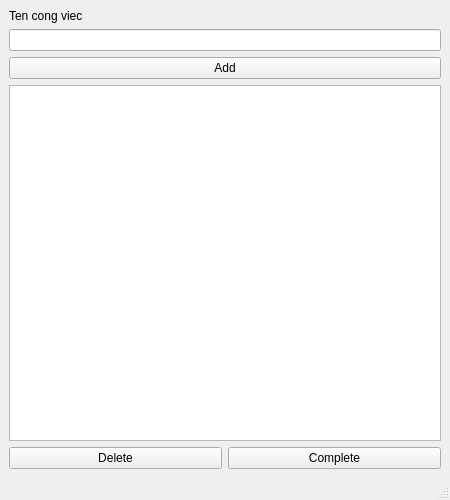
<?xml version="1.0" encoding="UTF-8"?>
<ui version="4.0">
 <class>MainWindow</class>
 <widget class="QMainWindow" name="MainWindow">
  <property name="geometry">
   <rect>
    <x>0</x>
    <y>0</y>
    <width>450</width>
    <height>500</height>
   </rect>
  </property>
  <property name="windowTitle">
   <string>Todo App - Version 2</string>
  </property>
  <widget class="QWidget" name="centralwidget">
   <layout class="QVBoxLayout" name="mainLayout">

    <item>
     <widget class="QLabel" name="nameLabel">
      <property name="text">
       <string>Ten cong viec</string>
      </property>
     </widget>
    </item>
    <item>
     <widget class="QLineEdit" name="taskNameEdit"/>
    </item>
    <item>
     <widget class="QPushButton" name="btnAdd">
      <property name="text">
       <string>Add</string>
      </property>
     </widget>
    </item>

    <item>
     <widget class="QListWidget" name="taskList"/>
    </item>

    <item>
     <layout class="QHBoxLayout" name="actionLayout">
      <item>
       <widget class="QPushButton" name="btnDelete">
        <property name="text">
         <string>Delete</string>
        </property>
       </widget>
      </item>
      <item>
       <widget class="QPushButton" name="btnComplete">
        <property name="text">
         <string>Complete</string>
        </property>
       </widget>
      </item>
     </layout>
    </item>

   </layout>
  </widget>
  <widget class="QMenuBar" name="menubar">
   <property name="geometry">
    <rect>
     <x>0</x>
     <y>0</y>
     <width>450</width>
     <height>26</height>
    </rect>
   </property>
  </widget>
  <widget class="QStatusBar" name="statusbar"/>
 </widget>
 <resources/>
 <connections/>
</ui>
